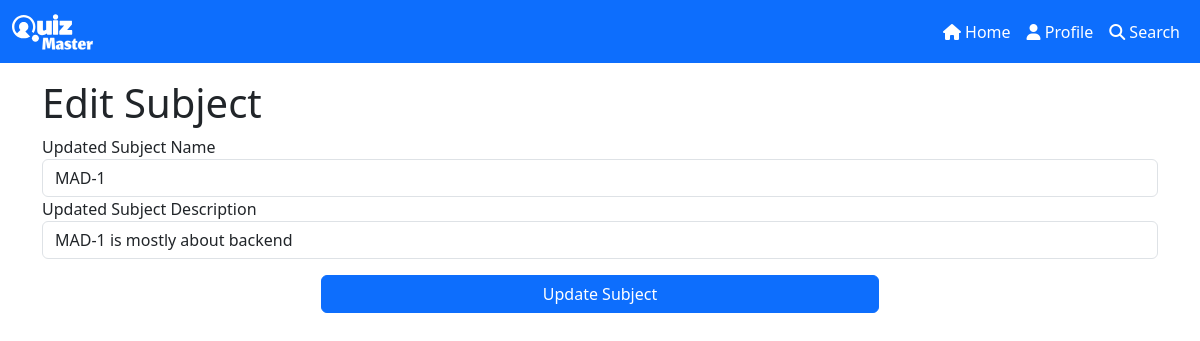
/subject/2/edit (signed in), run on an earlier commit of the app's database.
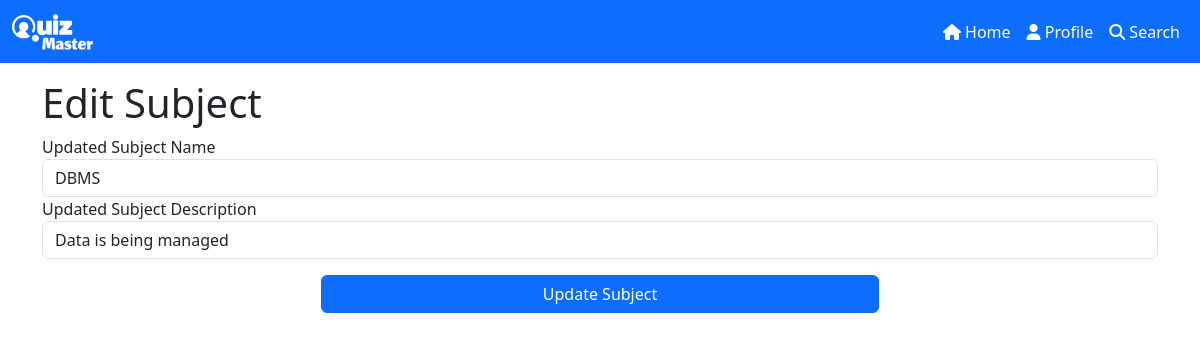
And on a later commit of the database.
### models.py (models this page shows)
class Subject(db.Model):
    id = db.Column(db.Integer, primary_key=True, autoincrement=True)
    name = db.Column(db.String(80), unique=True, nullable=False)
    description = db.Column(db.String(120), default="Not available")
    chapters = db.relationship("Chapter", backref="subject", lazy=True)

### routes.py (the view, shortened to what this page needs)
    @app.route("/subject/<int:id>/edit", methods=["GET", "POST"])
    @admin_required
    def edit_subject(id):
        subject = Subject.query.get(id)
        if not subject:
            flash("Subject not found")
            return redirect(url_for("admin_home"))
        return render_template("subject/edit_subject.html", subject=subject)

### templates/subject/edit_subject.html (shortened to what this page needs)
{% extends 'base.html' %}
{% block content %}
<div class="container mt-3">
    <h1>Edit Subject</h1>
    <form method="POST">
        <div class="form-group
            <label for=" subject_name">Updated Subject Name</label>
            <input type="text" class="form-control" id="subject_name" name="subject_name" value="{{ subject.name }}"
                required>
        </div>
        <div class="form-group">
            <label for="subject_description">Updated Subject Description</label>
            <input type="text" class="form-control" id="subject_description" name="subject_description"
                value="{{ subject.description }}">
        </div>
        <div class="d-grid gap-2 col-6 mx-auto mt-3">
            <button type="submit" class="btn btn-primary">Update Subject</button>
        </div>
    </form>
</div>
{% endblock %}

What changed in the data, as far as the page shows it:
changed Subject: subject_name "MAD-1" → "DBMS"; subject_description "MAD-1 is mostly about backend" → "Data is being managed"
